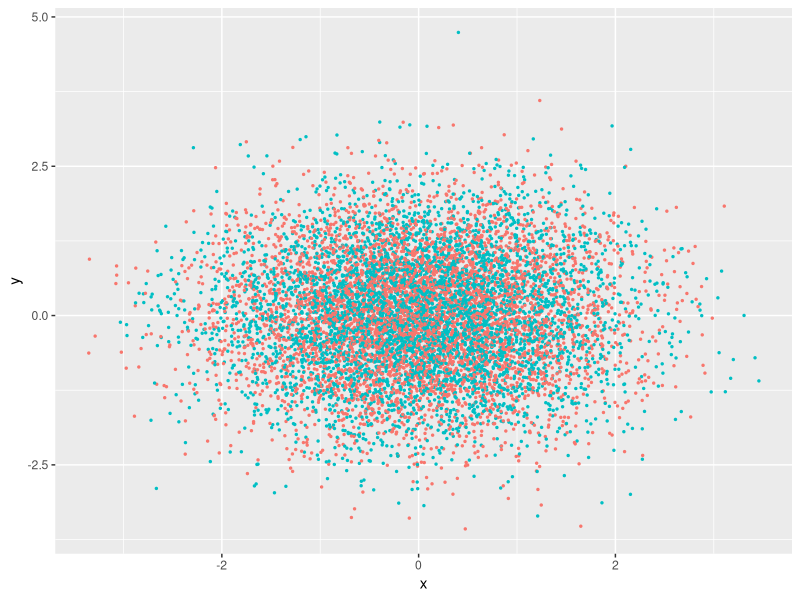
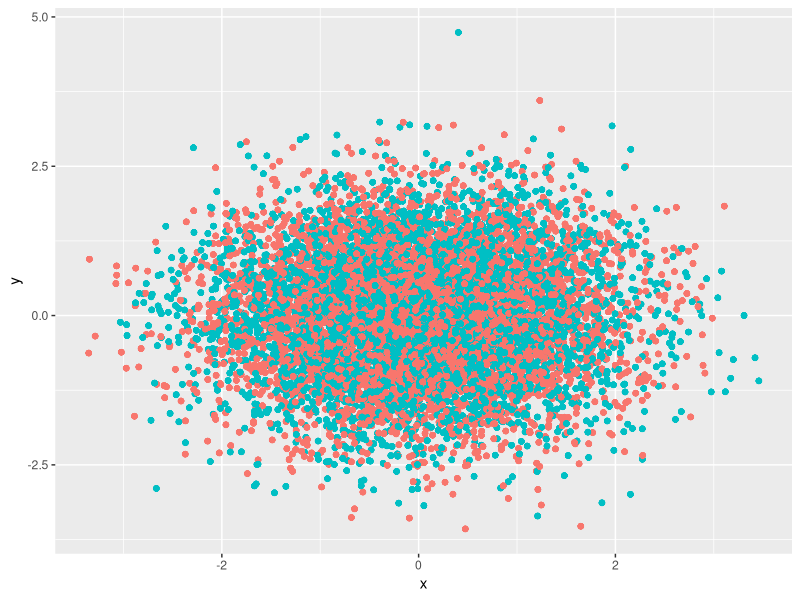
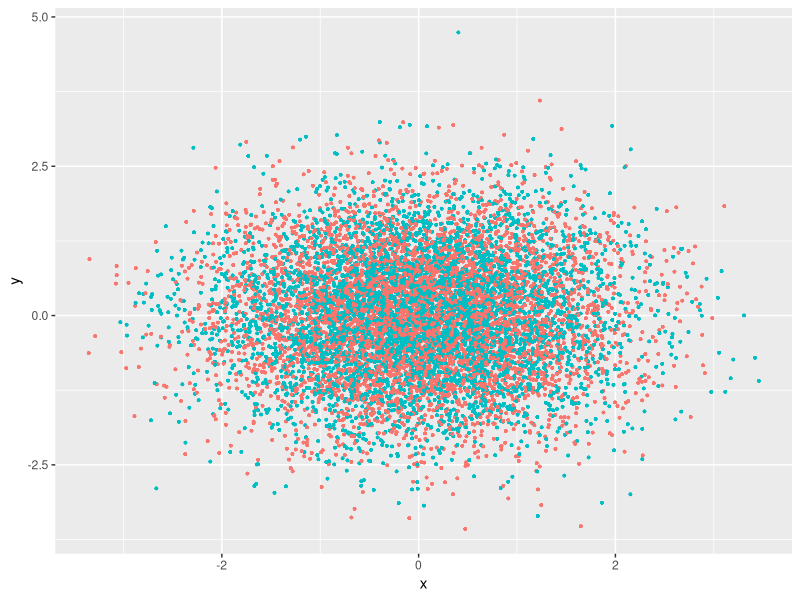
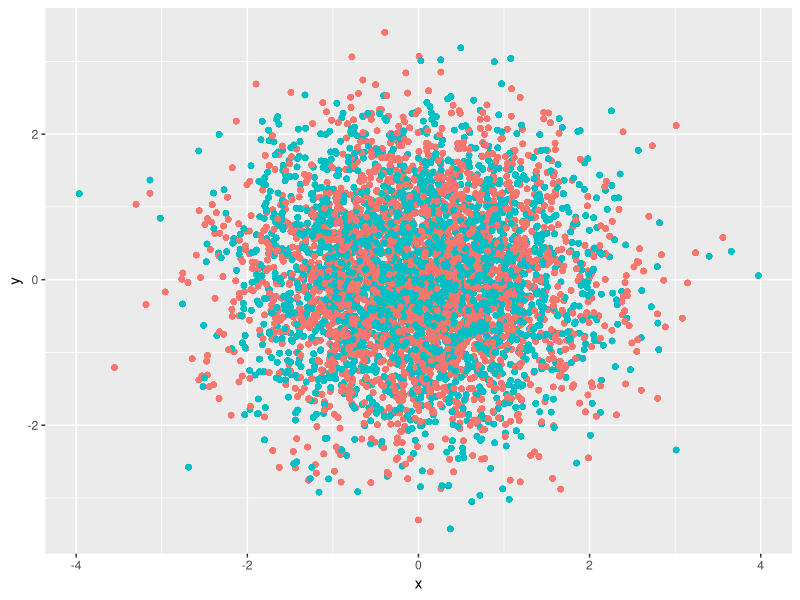
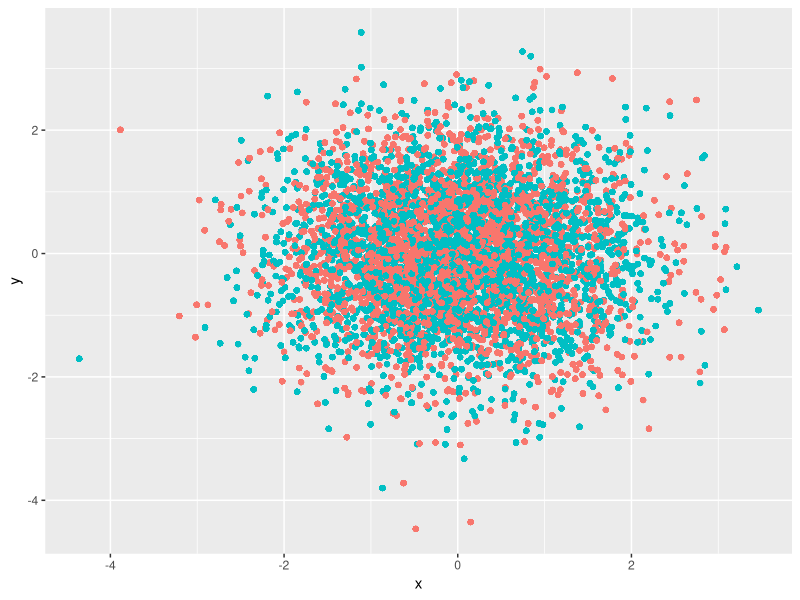
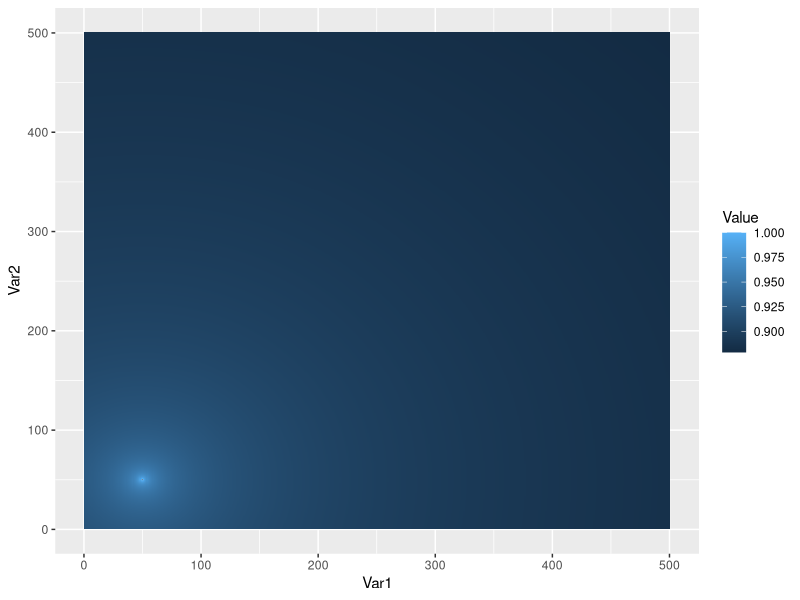
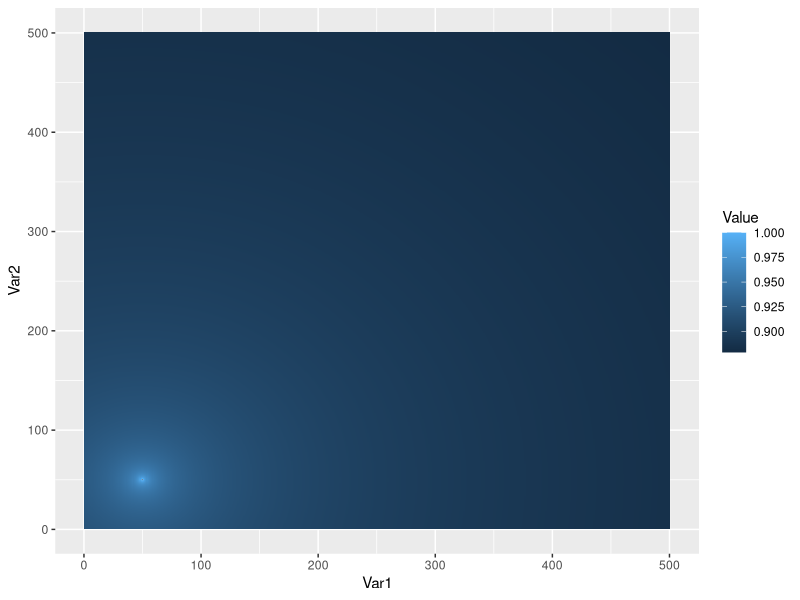
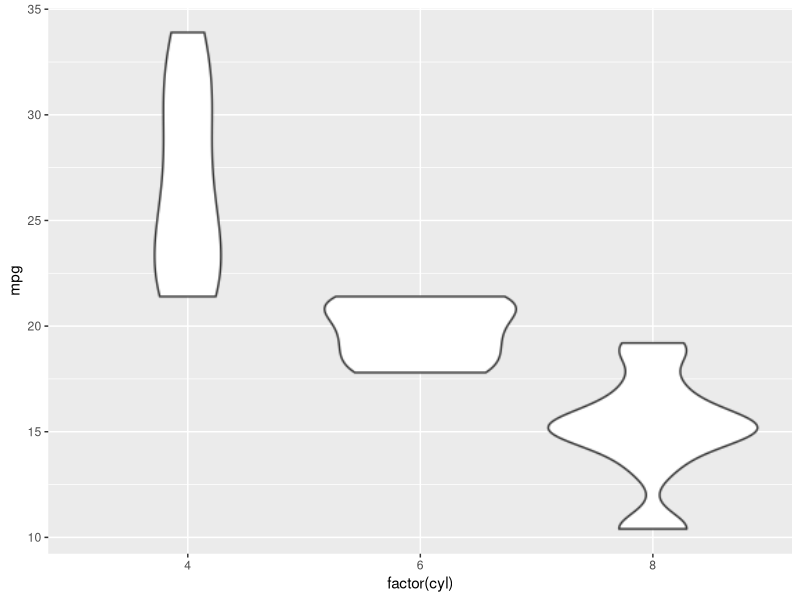

The R source for these figures, in order:
## ---- chunk 1
knitr::opts_chunk$set(
  collapse = TRUE,
  comment = "#>"
)
## ---- chunk 2
library(ggplot2)
library(ggrastr)
points_num <- 10000
df <- data.frame(x=rnorm(points_num), y=rnorm(points_num), c=as.factor(1:points_num %% 2))
gg <- ggplot(df, aes(x=x, y=y, color=c)) + scale_color_discrete(guide="none")
gg_vec <- gg + geom_point(size=0.5)
print(gg_vec)
## ---- chunk 3
gg_rasterized <- gg + rasterise(geom_point(), dpi = 300, scale = 1)
print(gg_rasterized)
## ---- chunk 4
gg_rast <- gg + geom_point_rast(size=0.5)
print(gg_rast)
## ---- chunk 5
PrintFileSize <- function(gg, name) {
  invisible(ggsave('tmp.pdf', gg, width=4, height=4))
  cat(name, ': ', file.info('tmp.pdf')$size / 1024, ' Kb.\n', sep = '')
  unlink('tmp.pdf')
}
PrintFileSize(gg_rast, 'Raster')
PrintFileSize(gg_vec, 'Vector')
## ---- chunk 6
points_num <- 1000000
df <- data.frame(x=rnorm(points_num), y=rnorm(points_num), c=as.factor(1:points_num %% 2))
gg <- ggplot(df, aes(x=x, y=y, color=c)) + scale_color_discrete(guide="none")
gg_vec <- gg + geom_point(size=0.5)
gg_rast <- gg + geom_point_rast(size=0.5)
PrintFileSize(gg_rast, 'Raster')
PrintFileSize(gg_vec, 'Vector')
## ---- chunk 7
library(ggplot2)
library(ggrastr)
points_num <- 5000 
df <- data.frame(x=rnorm(points_num), y=rnorm(points_num), c=as.factor(1:points_num %% 2))
gg <- ggplot(df, aes(x=x, y=y, color=c)) + scale_color_discrete(guide="none")
gg_jitter_rast <- gg + rasterise(geom_jitter(), dpi = 300, scale = 1)
print(gg_jitter_rast)
## ---- chunk 8
library(ggplot2)
library(ggrastr)

points_num <- 5000 
df <- data.frame(x=rnorm(points_num), y=rnorm(points_num), c=as.factor(1:points_num %% 2))
gg <- ggplot(df, aes(x=x, y=y, color=c)) + scale_color_discrete(guide=FALSE)

gg_jitter_rast <- gg + geom_jitter_rast(raster.dpi=600)
print(gg_jitter_rast)
## ---- chunk 9
library(ggplot2)
library(ggrastr)
coords <- expand.grid(1:500, 1:500)
coords$Value <- 1 / apply(as.matrix(coords), 1, function(x) sum((x - c(50, 50))^2)^0.01)
gg_tile_vec <- ggplot(coords) + geom_tile(aes(x=Var1, y=Var2, fill=Value))
gg_tile_rast <- ggplot(coords) + rasterise(geom_tile(aes(x=Var1, y=Var2, fill=Value)), dpi = 300, scale = 1)
print(gg_tile_rast)
## ---- chunk 10
gg_tile_rast <- ggplot(coords) + geom_tile_rast(aes(x=Var1, y=Var2, fill=Value))
print(gg_tile_rast)
## ---- chunk 11
PrintFileSize(gg_tile_rast, 'Raster')
PrintFileSize(gg_tile_vec, 'Vector')
## ---- chunk 12
library(ggplot2)
library(ggrastr)
gg_violin_vec <- ggplot(mtcars, aes(factor(cyl), mpg)) + geom_violin()
gg_violin_rast <- ggplot(mtcars) + rasterise(geom_violin(aes(factor(cyl), mpg)))
print(gg_violin_rast)
## ---- chunk 13
gg_violin_rast <- ggplot(mtcars) + geom_violin_rast(aes(factor(cyl), mpg))
print(gg_violin_rast)
## ---- chunk 14
## difference in size shown
PrintFileSize(gg_tile_rast, 'Raster')
PrintFileSize(gg_tile_vec, 'Vector')
## ---- chunk 15
library(ggplot2)
library(ggrastr)
points_num <- 5000
df <- data.frame(x=as.factor(1:points_num %% 2), y=log(abs(rcauchy(points_num))))
gg <- ggplot(df, aes(x=x, y=y)) + scale_color_discrete(guide="none")
boxplot <- gg + geom_boxplot()
print(boxplot)
## ---- chunk 16
library(ggplot2)
library(ggrastr)
points_num <- 500000
df <- data.frame(x=as.factor(1:points_num %% 2), y=log(abs(rcauchy(points_num))))
gg <- ggplot(df, aes(x=x, y=y)) + scale_color_discrete(guide="none")
gg_box_vec <- gg + geom_boxplot_jitter(outlier.size=0.1, outlier.jitter.width=0.3, outlier.alpha=0.5)
print(gg_box_vec)
## ---- chunk 17
gg_box_rast <- gg + geom_boxplot_jitter(outlier.size=0.1, outlier.jitter.width=0.3, outlier.alpha=0.5, raster.dpi=200)
print(gg_box_rast)
## ---- chunk 18
PrintFileSize(gg_box_rast, 'Raster')
PrintFileSize(gg_box_vec, 'Vector')
## ---- chunk 19
library(ggplot2)
library(ggrastr)
ggplot(mtcars) + geom_beeswarm_rast(aes(x = factor(cyl), y=mpg), raster.dpi=600, cex=1.5)
## ---- chunk 20
library(ggplot2)
library(ggrastr)
library(ggbeeswarm,)
ggplot(mtcars) + rasterise(geom_beeswarm(aes(x = factor(cyl), y=mpg)))
## ---- chunk 21
library(ggplot2)
library(ggrastr)
ggplot(mtcars) + geom_quasirandom_rast(aes(x = factor(cyl), y=mpg), raster.dpi=600)
